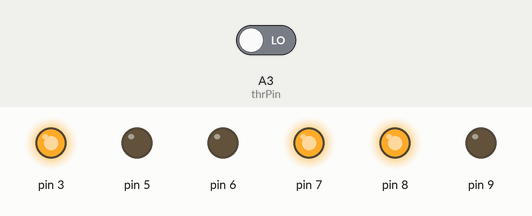
A sketch run on a simulated Arduino Uno, built with avr-gcc and run on an emulated ATmega328P. On the bench: output pins drawn as LEDs (lit = HIGH). Dashed ring = blinking. The test bench sets the inputs (shaded band); at power-on: A3 (thrPin) LOW. Random numbers use the default seed unless the sketch sets one.

Above: at 0.1 s.
At 5.2 s:
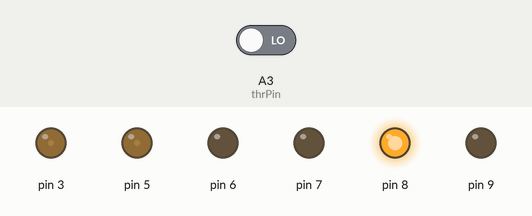
5.3 s: A3 (thrPin) driven HIGH
At 6.18 s:
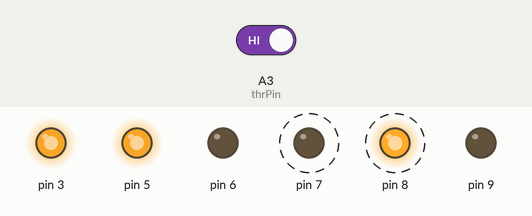
Timing chart, 0 to 14.8 s (numbered marks = the images above; inputs shaded):
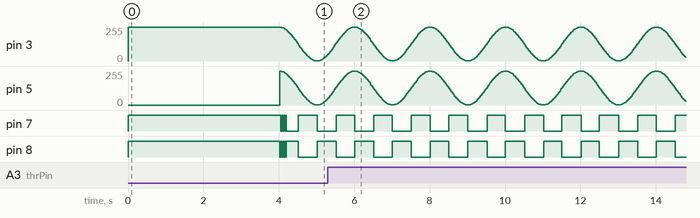

Measured:
- by itself, pin 7, pin 8: alternates HIGH for 0.51 s and LOW for 0.51 s

The sketch:

bugatti.ino
```cpp
/* Bugatti di Antonino

   2 LED / Strisce laterali che lampeggiano alternativamente
   1 LED in PWM per il motore
   1 Striscia RGB sotto per tutta la lunghezza delle ali

   Lettura del canale Throttle (3) con la funzione Pulsein
*/

#include <common.h>

// LED disponibili
Lampeggiatore left = 7;
Lampeggiatore right = 8;
RGBLed sotto(6,5,9);
Pwm motore = 3;

// RGB
Pwm rsotto = 6;
Pwm gsotto = 5;
Pwm bsotto = 3;


// Variabili
const byte thrPin = A3; // PIN collegato al CH3
byte thr ;  // Throttle a 8bit
int thrIn ; // Valore del th in ingresso dal servo
byte caso ; // Valore random

void setup() {
  // I PINs vengono impostati dal constructor al momento
  // della dichiarazione dell'ogetto.
  pinMode(A3,INPUT);
  right.Invert() ;  // Opzionale: inverte l'ordine del lampeggio da
  // HI -> LOW --> LOW -> HI
  // per avere 2 LED che lampeggiano alternativamente

  randomSeed(analogRead(0));

  // Test iniziale dei LED per verifica contatti:
  left.High();
  right.High();
  sotto.White();
  motore.Set(255);
  delay(4000);
}

void loop() {
  // Lettura CH3
  thrIn = pulseIn(thrPin, HIGH, 25000);
  // Hint: thrIn andrebbe calibrato son un Serial.write
  thr = map(thrIn, 983, 2000, 0, 255);

// Gestione throttle
  if (thr >= 0 && thr < 15) {
    // IDLE

    right.Blink();
    left.Blink();
    gsotto.UD(2000);
    motore.UD(2000);
  } else if (thr < 245) {
    // Throttle medio

    right.Blink(1120 - 4 * thr );
    left.Blink(1120 - 4 * thr );
    bsotto.UD(500 + thr * 4);
    motore.lSet(thr);   // Luminosita' proporzionale al throttle
  } else {
    // Throttle al massimo: LED laterali lampeggiano a caso,
    // Sotto luminosita' a caso

    caso = random(20, 240) ;
    right.Swap();
    left.Swap();
    motore.lSet(caso);
    sotto.SetColor(caso,caso,caso);
    delay(caso);
  }
}
```
